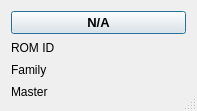
<?xml version="1.0" encoding="UTF-8"?>
<ui version="4.0">
 <class>devmodbusui</class>
 <widget class="QDialog" name="devmodbusui">
  <property name="windowModality">
   <enum>Qt::NonModal</enum>
  </property>
  <property name="geometry">
   <rect>
    <x>0</x>
    <y>0</y>
    <width>197</width>
    <height>111</height>
   </rect>
  </property>
  <property name="focusPolicy">
   <enum>Qt::StrongFocus</enum>
  </property>
  <property name="windowTitle">
   <string>DS1822</string>
  </property>
  <property name="windowIcon">
   <iconset resource="../onewire.qrc">
    <normaloff>:/images/images/kfm_home.png</normaloff>:/images/images/kfm_home.png</iconset>
  </property>
  <property name="autoFillBackground">
   <bool>true</bool>
  </property>
  <property name="sizeGripEnabled">
   <bool>true</bool>
  </property>
  <property name="modal">
   <bool>false</bool>
  </property>
  <layout class="QGridLayout" name="gridLayout">
   <item row="0" column="0" colspan="2">
    <widget class="QPushButton" name="valueui">
     <property name="font">
      <font>
       <pointsize>10</pointsize>
       <weight>75</weight>
       <bold>true</bold>
      </font>
     </property>
     <property name="autoFillBackground">
      <bool>false</bool>
     </property>
     <property name="text">
      <string>N/A</string>
     </property>
    </widget>
   </item>
   <item row="1" column="0">
    <widget class="QLabel" name="labelromid">
     <property name="sizePolicy">
      <sizepolicy hsizetype="Preferred" vsizetype="Preferred">
       <horstretch>1</horstretch>
       <verstretch>0</verstretch>
      </sizepolicy>
     </property>
     <property name="text">
      <string>ROM ID</string>
     </property>
    </widget>
   </item>
   <item row="2" column="0">
    <widget class="QLabel" name="labelfamily">
     <property name="sizePolicy">
      <sizepolicy hsizetype="Preferred" vsizetype="Preferred">
       <horstretch>1</horstretch>
       <verstretch>0</verstretch>
      </sizepolicy>
     </property>
     <property name="text">
      <string>Family</string>
     </property>
    </widget>
   </item>
   <item row="3" column="0">
    <widget class="QLabel" name="labelmaster">
     <property name="sizePolicy">
      <sizepolicy hsizetype="Preferred" vsizetype="Preferred">
       <horstretch>1</horstretch>
       <verstretch>0</verstretch>
      </sizepolicy>
     </property>
     <property name="text">
      <string>Master</string>
     </property>
    </widget>
   </item>
  </layout>
 </widget>
 <resources>
  <include location="../onewire.qrc"/>
 </resources>
 <connections/>
</ui>
